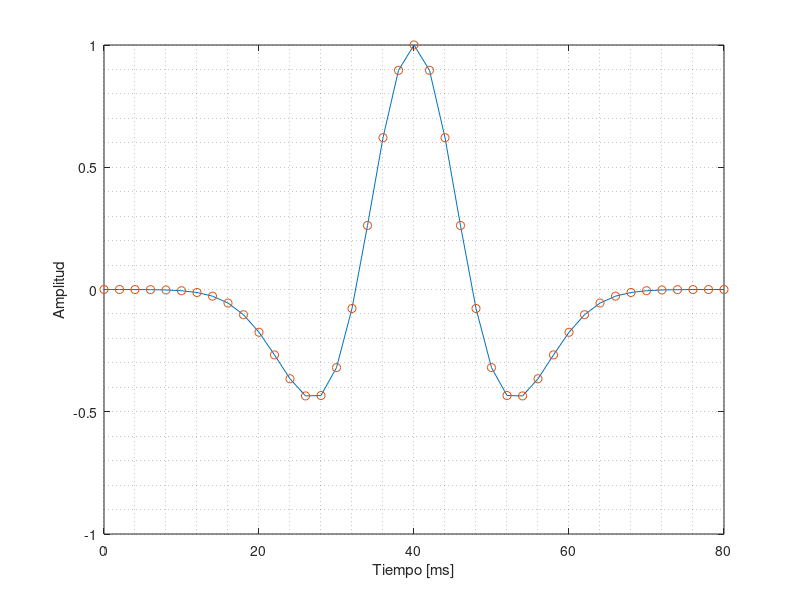
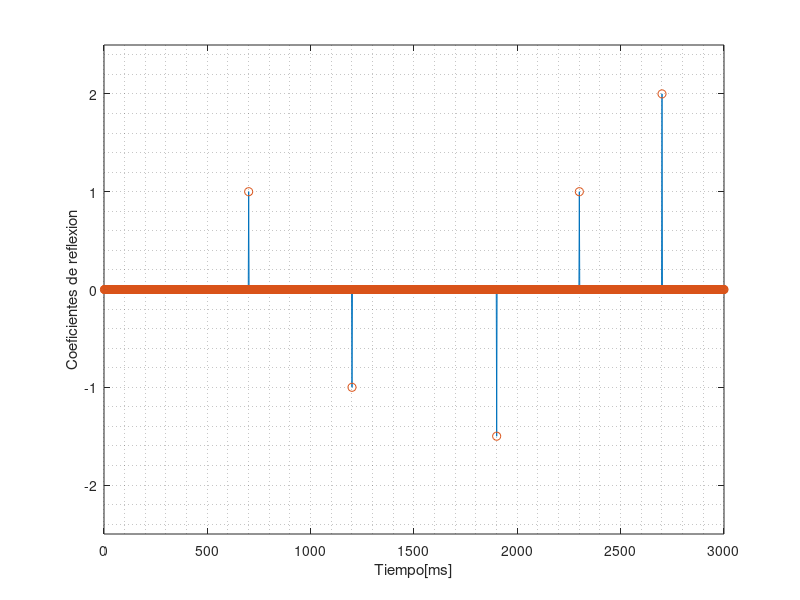
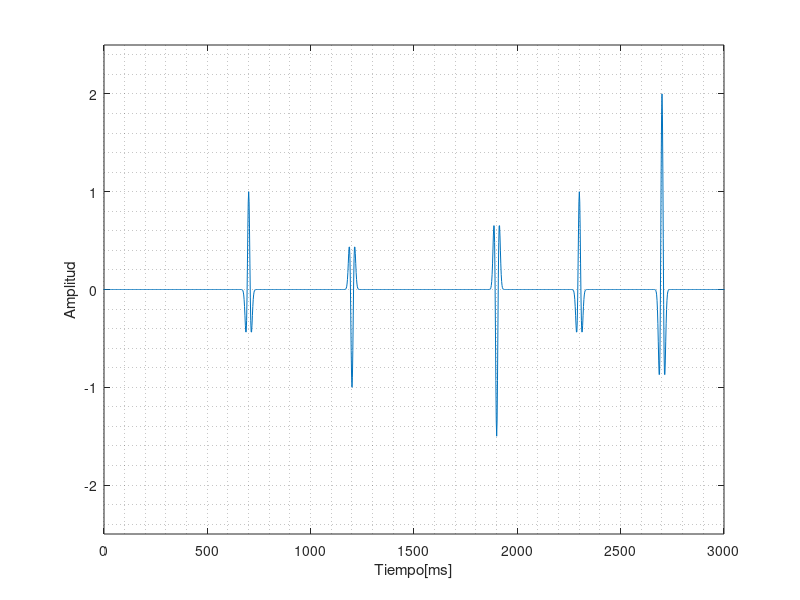
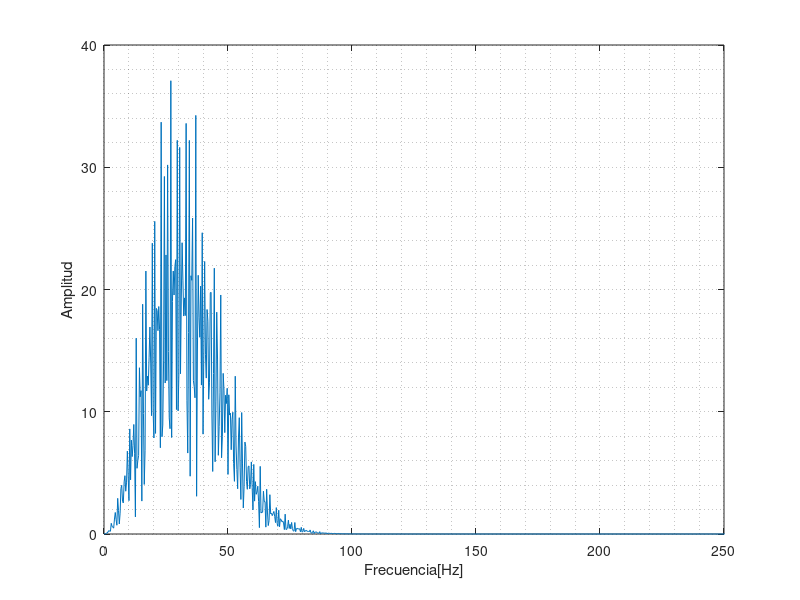

MATLAB code for these plots, in order:
close all;
clear all;
clc;

%Frecuencia de 30hz
fr=30;
dt=0.002
%Intervalo en milisegundos
t=[-0.04:dt:0.04];
tm=[0.00:dt:0.08];

%Se llama a la funcion de ondicula de ricker
ricker=(1-2*(pi()^2)*(fr^2).*(t.^2)).*exp(-(pi()^2)*(fr^2).*(t.^2));

%Grafica 1 "Ondicula"
figure(1)
plot(tm*1000,ricker,tm*1000,ricker,'o')
xlabel('Tiempo [ms]')
ylabel('Amplitud')
grid minor

%secuencia reflectiva

tcoefs=1:1500;
tcoefs2ms=tcoefs*2;
coef=zeros(1,1500);
coef(350)=1.0;
coef(600)=-1.0;
coef(950)=-1.5;
coef(1150)=1.0;
coef(1350)=2.0;

%"Secuencia reflectiva"
figure(2)
plot(tcoefs2ms,coef,tcoefs2ms,coef,'o')
xlabel ('Tiempo[ms]')
ylabel('Coeficientes de reflexion')
grid minor
xlim([0.00 3000])
ylim([-2.5 2.5])

%Traza sintetica por medio de la convolucion

Traza_Conv=conv(ricker,coef)
t1=2:2:3080;
t2=t1-40
figure(3)
plot(t2,Traza_Conv)
xlabel('Tiempo[ms]')
ylabel('Amplitud')
grid minor
xlim([0.00 3000])
ylim([-2.5 2.5])


%Espectro Traza sismica sintetica
TF_Traza_Conv=fft(Traza_Conv,1540);
n1= 0:1539;
ftraza_conv=n1/(1540*dt);

%Grafica Espectro de Amplitud Traza sismica sintetica
figure(4)
plot(ftraza_conv,abs(TF_Traza_Conv))
xlabel('Frecuencia[Hz]')
ylabel('Amplitud')
grid minor
xlim([0.00 250])

%Grafica Espectro de Amplitud Traza sismica sintetica (dB)
figure(5)
plot(ftraza_conv,20*log10(abs(TF_Traza_Conv))) 
xlabel('Frecuencia[Hz]')
ylabel('dB')
grid minor
xlim([0.00 250])

%Espectro de Amplitud de la secuencia reflectiva
TF_coefs=fft(coef,2048);
n2=0:2047;
fcoef=n2/(2048*dt);

figure(6)
plot(fcoef,abs(TF_coefs))
xlabel('Frecuencia[Hz]')
ylabel('Amplitud')
grid minor
xlim([0.00 250])
ylim([-20 30])

figure(7)
plot(fcoef,20*log10(abs(TF_coefs))) 
xlabel('Frecuencia[Hz]')
ylabel('dB')
grid minor
xlim([0.00 250])
ylim([-60 80])

%Espectro de amplitud Ricker
k=0:63;
n=64;
f_ricker=(k/(n*dt));
TF_ricker=fft(ricker,2^6);

%Grafica Espectro de amplitud de ondicula Ricker
figure(8)
plot(f_ricker,abs(TF_ricker),f_ricker,abs(TF_ricker),'o')
xlabel('Frecuencia[Hz]')
ylabel('Amplitud')
grid minor
xlim([0.00 250])

%Espectro de amplitud de ondicula Ricker(dB)
figure(9)
plot(f_ricker,20*log10(abs(TF_ricker)))
xlabel('Frecuencia[Hz]')
ylabel('dB')
grid minor
xlim([0.00 250])






